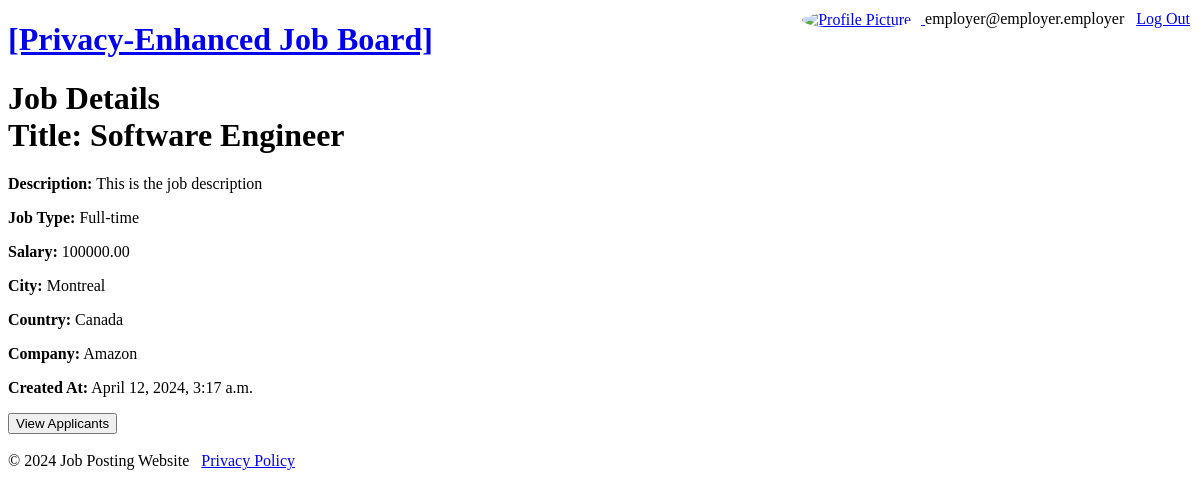
The page /employer/jobs/1 (signed in) on the database its author committed.
### jobposting/models.py (models this page shows, shortened)
class Job(models.Model):
    title = models.CharField(max_length=100) # mandatory
    description = models.TextField() # mandatory
    job_type = models.ForeignKey(Category, on_delete=models.PROTECT, related_name='jobs') # mandatory
    salary = models.DecimalField(max_digits=10, decimal_places=2, null=True, blank=True) # optional
    city = models.CharField(max_length=100) # mandatory
    country = models.CharField(max_length=100) # mandatory
    company = models.CharField(max_length=100) # mandatory
    created_at = models.DateTimeField(auto_now_add=True) # mandatory
    employer = models.ForeignKey(EmployerUser, on_delete=models.CASCADE, related_name='jobs') # mandatory

class Category(models.Model):
    PART_TIME = 'PT'
    FULL_TIME = 'FT'
    CATEGORY_CHOICES = [
        (PART_TIME, 'Part-time'),
        (FULL_TIME, 'Full-time'),
    ]
    name = models.CharField(max_length=2, choices=CATEGORY_CHOICES)
    def __str__(self):
        return self.get_name_display()

### employer/views.py (the view)
# urls.py: path('jobs/<int:job_id>', employer_job_details, name='employer_job_details'),
def employer_job_details(request, job_id):
    job = get_object_or_404(Job, id=job_id)
    return render(request, 'job_details.html', {'job': job})

### employer/templates/job_details.html (shortened to what this page needs)
{% extends 'base_generic.html' %}
{% block content %}
<head>
</head>
<body>
    <h1>Job Details<br>Title: {{ job.title }}</h1>
    <p><strong>Description:</strong> {{ job.description }}</p>
    <p><strong>Job Type:</strong> {{ job.job_type }}</p>
    <p><strong>Salary:</strong> {{ job.salary }}</p>
    <p><strong>City:</strong> {{ job.city }}</p>
    <p><strong>Country:</strong> {{ job.country }}</p>
    <p><strong>Company:</strong> {{ job.company }}</p>
    <p><strong>Created At:</strong> {{ job.created_at }}</p>
    <a href="{% url 'employer:employer_job_applicants' job.id %}">
        <button>View Applicants</button>
    </a>
</body>
<br>
<br>
{% endblock %}

### templates/base_generic.html (shortened to what this page needs)
<!DOCTYPE html>
<html>
<head>
</head>
<body>
    <header>
        <a href="{% url 'search:search-home' %}">
            <h1>[Privacy-Enhanced Job Board]</h1>
        </a>
        {% if user.is_authenticated %}
            <div class="auth-links">
                {% if user.baseuser.employeruser %}
                <a href="{% url 'employer:employer_main' %}">
                    <img src="https://static.vecteezy.com/system/resources/thumbnails/009/292/244/small/default-avatar-icon-of-social-media-user-vector.jpg" alt="Profile Picture" class="profile-pic">
                </a>
                {% else %}
                <a href="{% url 'profiles:profiles_main' %}">
                    <img src="https://static.vecteezy.com/system/resources/thumbnails/009/292/244/small/default-avatar-icon-of-social-media-user-vector.jpg" alt="Profile Picture" class="profile-pic">
                </a>
                {% endif %}
                <span>{{user.username}}</span> &nbsp;
                <a href="{% url 'user_management:log-out' %}">Log Out</a>
            </div>
        {% endif %}
    </header>
    <main>
        {% block content %}{% endblock %}
    </main>
    <footer>
        <span>© 2024 Job Posting Website</span> &nbsp;
        <a href="{% url 'privacy:privacy_policy' %}">Privacy Policy</a>
    </footer>
</body>
</html>

### templates/base_generic.html (style rules this page uses)
.auth-links { position: absolute; top: 0; right: 0; padding: 10px; }
.profile-pic { width: 40px; height: 40px; border-radius: 50%; object-fit: cover; margin-right: 10px; vertical-align: middle; }

### rows shown on the page
Job: title "Software Engineer", description "This is the job description", job_type "Full-time", salary "100000.00", city "Montreal", country "Canada", company "Amazon", created_at "April 12, 2024, 3:17 a.m."

### other values the page prints
{{ user.username }} "employer@employer.employer"
